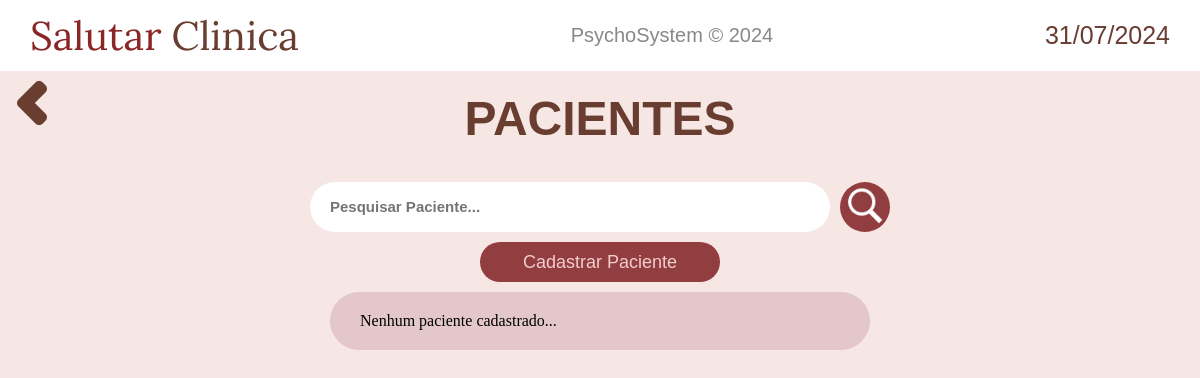
Page /pacientes/ (signed in) on the earlier database version.
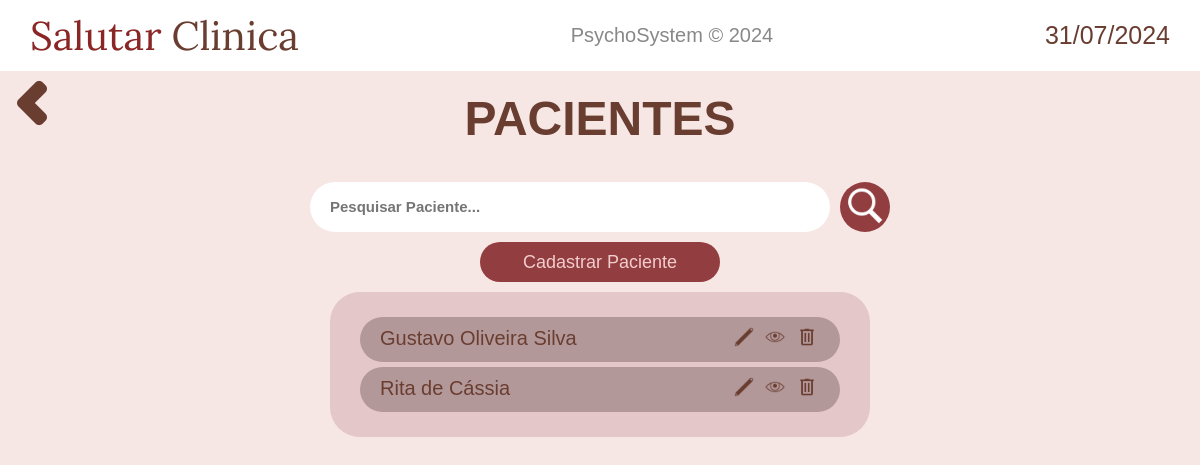
Same page on the later database version.
### pacientes/models.py (models this page shows, shortened)
class Paciente(models.Model):
    nome = models.CharField(max_length=50)
    cpf = models.CharField(max_length=20, unique=True)
    rg = models.CharField(max_length=20)
    data_nascimento = models.DateField()
    rua = models.CharField(max_length=50)
    bairro = models.CharField(max_length=50)
    numero = models.CharField(max_length=5)
    complemento = models.TextField(blank=True)
    cep = models.CharField(max_length=20)
    ponto_referencia = models.TextField(blank=True)
    nome_mae = models.CharField(max_length=50, blank=True)
    nome_pai = models.CharField(max_length=50, blank=True)
    telefone = models.CharField(max_length=20)

### pacientes/views.py (the view)
# urls.py: path('', views.display, name="display_agendamentos"),
@login_required(login_url='home:login')
def display(request):
    pacientes = Paciente.objects.all()
    context_ = {
        'data_atual': data_atual,
        'pacientes': pacientes,
    }
    return render(request, 'pacientes/display.html', context_)

### pacientes/templates/pacientes/display.html (shortened to what this page needs)
{% extends 'base.html' %}
{% load static %}
{% block content %}
<div style="display: flex;">
    <a href="{% url 'home:navegacao' %}" class="return-button"><img src="{% static 'home/imagens/chevron-left.png' %}" alt=""></a>
    <h2 class="welcome-text"><a href="{% url 'pacientes:display_pacientes' %}">PACIENTES</a></h2>
</div>
<main style="flex-direction: column;">
    <form action="{% url 'pacientes:search' %}" method="get" style="justify-content: center; display: flex;">
        <input class="pesquisar-pacientes" type="text" id="search" name="q" placeholder="Pesquisar Paciente...">
        <button type="submit" class="pesquisar-button">
            <img src="{% static 'pacientes/imagens/pesquisar-icon.png' %}" height="40" alt="">
        </button>
    </form>
    <a class="add-paciente-button" href="{% url 'pacientes:cadastro_paciente' %}">
        Cadastrar Paciente
    </a>
    <div class="mostrar-pacientes-container">
        {% if pacientes %}
            {% for paciente in pacientes %}
                <div class="paciente-exibido">
                    <h4 style="font-weight: 500;">{{ paciente.nome }}</h4>
                    <div class="icones-paciente">
                        <a href="{% url 'pacientes:editar_paciente' paciente.id %}" style="margin: 0 3px;">
                            <img height="20" src="{% static 'pacientes/imagens/editar-icon.png' %}" alt="">
                        </a>
                        <a href="{% url 'pacientes:infos' paciente.id %}" style="margin: 0 3px;">
                            <img height="20" src="{% static 'pacientes/imagens/ver-icon.png' %}" alt="">
                        </a>
                        <a href="#" class="opcao-deletar" style="margin: 0 3px;" data-modal-id="modal-{{ paciente.id }}">
                            <img height="20" src="{% static 'pacientes/imagens/excluir-icon.png' %}" alt="">
                        </a>
                    </div>
                </div>
            {% endfor %}
        {% else %}
            <h4 style="font-weight: 500;">Nenhum paciente cadastrado...</h4>
        {% endif %}
    </div>
</main>
{% endblock content %}

Differences in the rows shown:
added Paciente: nome "Gustavo Oliveira Silva"
added Paciente: nome "Rita de Cássia"
Other differences:
text no longer shown: "Nenhum paciente cadastrado..."
